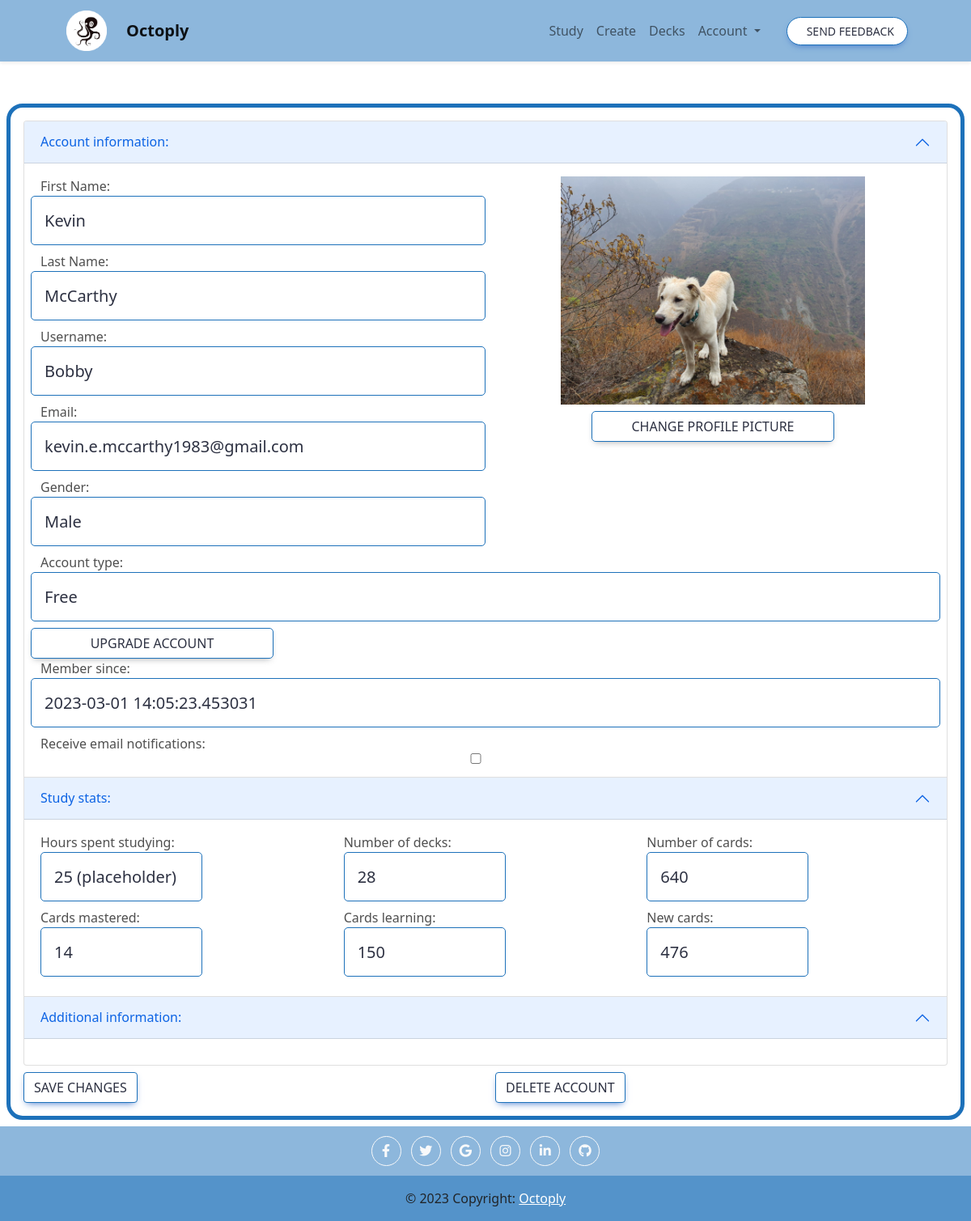
Page /account (signed in) on the committed database.
### app.py (models this page shows, shortened)
class User(db.Model, UserMixin):
    id = db.Column(db.Integer, primary_key=True)
    username = db.Column(db.String(20), nullable=True, unique=True)
    password = db.Column(db.String(80), nullable=True)
    email = db.Column(db.String(255), nullable=False)
    email_confirmed_at = db.Column(db.DateTime())
    first_name = db.Column(db.String(50), nullable=True)
    last_name = db.Column(db.String(50), nullable=True)
    decks = db.relationship("Deck", backref=db.backref("user", lazy="joined"), lazy="select")
    external_id = db.Column(db.String(255), nullable=True)
    external_type = db.Column(db.String(255), nullable=True)
    time_created = db.Column(db.DateTime, default=datetime.utcnow)
    time_accessed= db.Column(db.DateTime, default=datetime.utcnow, onupdate=datetime.utcnow)
    test= db.relationship('Test', secondary=distribution, backref ="taker")
    account_type = db.Column(db.String(255), nullable=True, default="free")
    account_status = db.Column(db.String(255), nullable=True, default="active")
    account_expiration = db.Column(db.DateTime, nullable=True)
    account_expiration_reason = db.Column(db.String(255), nullable=True)
    gender = db.Column(db.String(255), nullable=True)
    pic = db.Column(db.String(255), nullable=True)
    contacted_email = db.Column(db.Boolean, default=False)
    dob = db.Column(db.DateTime, nullable=True)
    timezone = db.Column(db.String(64))
    def quantity_decks(self):
        return len(self.decks)
    def quantity_cards(self):
        return sum([len(deck.cards) for deck in self.decks])
    def quantity_cards_mastered(self):
        counter = 0
        for deck in self.decks:
            for card in deck.cards:
                if card.box_id == 3:
                    counter += 1
        return counter
    def quantity_cards_learning(self):
        counter = 0
        for deck in self.decks:
            for card in deck.cards:
                if card.box_id != 3 and card.times_asked != 0:
                    counter += 1
        return counter
    def quantity_cards_new(self):
        counter = 0
        for deck in self.decks:
            for card in deck.cards:
                if card.times_asked == 0:
                    counter += 1
        return counter

class Card(db.Model):
    id = db.Column(db.Integer, primary_key=True)
    term = db.Column(db.String(50), nullable=False)
    content = db.Column(db.String(255), nullable=False)
    boc_2 = db.Column(db.String(255), nullable=True)
    boc_3 = db.Column(db.String(255), nullable=True)
    boc_4 = db.Column(db.String(255), nullable=True)
    formula = db.Column(db.String(255), nullable=True)
    img = db.Column(db.String(255), nullable=True)
    sound = db.Column(db.String(255), nullable=True)
    boc_id = db.Column(db.Float(10), nullable=True)
    box_id = db.Column(db.Float(10), nullable=True, default=0)
    interval = db.Column(db.Integer, default=1)
    time_updated = db.Column(db.DateTime, default=datetime.utcnow)
    times_asked = db.Column(db.Integer, default=0)
    times_correct = db.Column(db.Integer, default=0)
    times_correct_row = db.Column(db.Integer, default=0)
    create_method = db.Column(db.String(255), nullable=True)
    time_created = db.Column(db.DateTime, default=datetime.utcnow)
    category = db.Column(db.String(255), nullable=True)
    edited = db.Column(db.Integer, default=0)
    diff_lvl = db.Column(db.Float(10), default=1)
    subject = db.Column(db.String(255), nullable=True)
    topic = db.Column(db.String(255), nullable=True)
    prompt_option = db.Column(db.String(255), nullable=True)
    prompt_option2 = db.Column(db.String(255), nullable=True)
    trans_option = db.Column(db.String(255), nullable=True)
    len_option = db.Column(db.String(255), nullable=True)
    qmin_option = db.Column(db.String(255), nullable=True)
    qmax_option = db.Column(db.String(255), nullable=True)

### app.py (the view, shortened to what this page needs)
@app.route("/account", methods = ["POST", "GET"])
@login_required
def account():
    user = User.query.filter_by(id=current_user.id).first()
    return render_template("account.html", title="Account", user = user)

### app.py (called while the page is built)
@login_manager.user_loader
def load_user(user_id):
    return User.query.get(int(user_id))

@app.after_request
def after_request(response):
    response.headers["Cache-Control"] = "no-cache, no-store, must-revalidate"
    response.headers["Expires"] = 0
    response.headers["Pragma"] = "no-cache"
    response.headers["Referrer-Policy"] = "no-referrer-when-downgrade"
    return response

### templates/account.html (shortened to what this page needs)
{% extends "layout.html" %} {% block title %} Extractor {% endblock %} {% block
main_0 %}
<div class="col box_0 p-3 m-2">
  <form method="POST" action="{{ url_for('account') }}">
    <div class="accordion" id="accordionExample">
      <div class="accordion-item">
        <h2 class="accordion-header" id="headingOne">
          <button class="accordion-button" type="button" data-bs-toggle="collapse" data-bs-target="#collapseOne"
            aria-expanded="true" aria-controls="collapseOne">
            Account information:
          </button>
        </h2>
        <div id="collapseOne" class="accordion-collapse collapse show" aria-labelledby="headingOne"
          data-bs-parent="#accordionExample">
          <div class="accordion-body">
            <div class="row">
              <div class="col-6">
                <div class="row">
                  <label for="first_name">First Name:</label>
                  <input name="first_name" class="card-title box_study input_0 form-control form-control-lg" type="text"
                    id="first_name" placeholder="{{ user.first_name }}" value="{{ user.first_name }}" />
                </div>
                <div class="row">
                  <label for="last_name">Last Name:</label>
                  <input name="last_name" class="card-title box_study input_0 form-control form-control-lg" type="text"
                    id="last_name" placeholder="{{ user.last_name }}" value="{{ user.last_name }}" />
                </div>
                <div class="row">
                  <label for="username">Username:</label>
                  <input name="username" class="card-title box_study input_0 form-control form-control-lg" type="text"
                    id="username" placeholder="{{ user.username }}" value="{{ user.username }}" />
                </div>
                <div class="row">
                  <label for="email">Email:</label>
                  <p name="email" class="card-title box_study input_0 form-control form-control-lg" type="text"
                    id="email" placeholder="{{ user.email }}" value="{{ user.email }}"> {{ user.email }} </p>
                </div>
                <div class="row">
                  <label for="gender">Gender:</label>
                  <select id="gender" name="gender" class="card-title box_study input_0 form-control form-control-lg">
                    <option value="default">{{user.gender}}</option>
                  </select>
                </div>
              </div>
            <br>
            <div class="col-6">
              <div class="row justify-content-center" style="text-align:center">
                {% if user.pic == None %}
                <img src="static/logo1.png" style="max-height:fit-content; max-width:fit-content;" alt="logo">
                {% else %}
                <img src="\{{user.pic}}" style="max-height:400px; max-width:400px;" alt="profile pic">
                {% endif %}
              </div>
              <div class="row justify-content-center mt-2">
                <button type="button" class="btn box_study" data-bs-toggle="modal" data-bs-target="#exampleModal"
                  style="max-width:300px;">Change profile picture</button>
              </div>
            </div>
          </div>
          <div class="row">
            <label for="email">Account type:</label>
            <p name="term" class="card-title box_study input_0 form-control form-control-lg" type="text" id="email"
              placeholder="" value=""> {{user.account_type}} </p>
            <button type="button" class="btn box_study" style="max-width:300px;">Upgrade account</button>
            <label for="email">Member since:</label>
            <p name="term" class="card-title box_study input_0 form-control form-control-lg" type="text" id="email"
              placeholder="" value=""> {{user.time_created}} </p>
            <div class="row">
              <label for="checkbox">Receive email notifications:</label>
              <input class=" " type="checkbox" id="email-checkbox" name="email-checkbox" value="on" />
            </div>
          </div>
        </div>
      </div>
    </div>
    <div class="accordion-item">
      <h2 class="accordion-header" id="headingTwo">
        <button class="accordion-button" type="button" data-bs-toggle="collapse" data-bs-target="#collapseTwo"
          aria-expanded="true" aria-controls="collapseTwo">
          Study stats:
        </button>
      </h2>
      <div id="collapseTwo" class="accordion-collapse collapse show" aria-labelledby="headingTwo"
        data-bs-parent="#accordionExample">
        <div class="accordion-body">
          <div class="row">
<div class = "col-md-4">
            <label for="email">Hours spent studying:</label>
            <p name="term" class="card-title box_study input_0 form-control form-control-lg" style="max-width:200px"type="text" id="email"
              placeholder="" value=""> 25 (placeholder) </p>
</div>   <div class = "col-md-4">
            <label for="email">Number of decks:</label>
            <p name="term" class="card-title box_study input_0 form-control form-control-lg" style="max-width:200px" type="text" id="email"
              placeholder="" value=""> {{user.quantity_decks()}} </p>
            </div>   <div class = "col-md-4">
            <label for="email">Number of cards:</label>
            <p name="term" class="card-title box_study input_0 form-control form-control-lg" style="max-width:200px"type="text" id="email"
              placeholder="" value=""> {{user.quantity_cards()}} </p>
            </div>   <div class = "col-md-4">
            <label for="email">Cards mastered:</label>
            <p name="term" class="card-title box_study input_0 form-control form-control-lg" style="max-width:200px"type="text" id="email"
              placeholder="" value=""> {{user.quantity_cards_mastered()}} </p>
            </div>   <div class = "col-md-4">
            <label for="email">Cards learning:</label>
            <p name="term" class="card-title box_study input_0 form-control form-control-lg" style="max-width:200px"type="text" id="email"
              placeholder="" value=""> {{user.quantity_cards_learning()}} </p>
            </div>   <div class = "col-md-4">
            <label for="email">New cards:</label>
            <p name="term" class="card-title box_study input_0 form-control form-control-lg" style="max-width:200px"type="text" id="email"
              placeholder="" value=""> {{user.quantity_cards_new()}} </p>
            </div>
          </div>
        </div>
      </div>
    </div>
    <div class="accordion-item">
      <h2 class="accordion-header" id="headingThree">
        <button class="accordion-button" type="button" data-bs-toggle="collapse" data-bs-target="#collapseThree"
          aria-expanded="true" aria-controls="collapseThree">
          Additional information:
        </button>
      </h2>
      <div id="collapseThree" class="accordion-collapse collapse show" aria-labelledby="headingThree"
        data-bs-parent="#accordionExample">
        <div class="accordion-body">
        </div>
      </div>
    </div>
</div>
<div class="row mt-2">
  <div class="col-6">
    <button type="submit" class="btn btn-primary" value="Save">Save changes</button>
  </div>
  </form>
  <div class="col-6">
    <button type="button" class="btn btn-primary" data-bs-toggle="modal" data-bs-target="#delModal">Delete account</button>
  </div>
</div>
{% endblock %}

### static/style.css (style rules this page uses)
body { background-color: white !important; background-size: cover; }
.row { --mdb-gutter-x: 0.5rem !important; }
.input_0 { background-color: white !important; color: black; }
.card-title { background-color: white !important; }
.btn-primary { background-color: white !important; color: #2D3142 !important; border-color: #1D71BA !important; }
.box_0 { border: 10px solid !important; align-content: center !important; background-color: white !important; border-width: 5px !important; border-radius: 20px !important; border-color: #1D71BA !important; align-self: center !important; color: #2D3142 !important; }
.box_study { border: 10px solid !important; align-content: center !important; background-color: white !important; border-width: 1px !important; border-radius: 5px !important; border-color: #1D71BA !important; align-self: center !important; color: #2D3142 !important; }
body { display: flex; min-height: 100vh; flex-direction: column; }

### rows in the picture
User: first_name "Kevin", last_name "McCarthy", username "Bobby", email "kevin.e.mccarthy1983@gmail.com", gender "Male", account_type "Free", time_created "2023-03-01 14:05:23.453031"
Card: quantity_cards_learning "150"
Card: quantity_cards_new "476"

### other values in the picture
{{ user.quantity_decks() }} "28"
{{ user.quantity_cards() }} "640"
{{ user.quantity_cards_mastered() }} "14"
